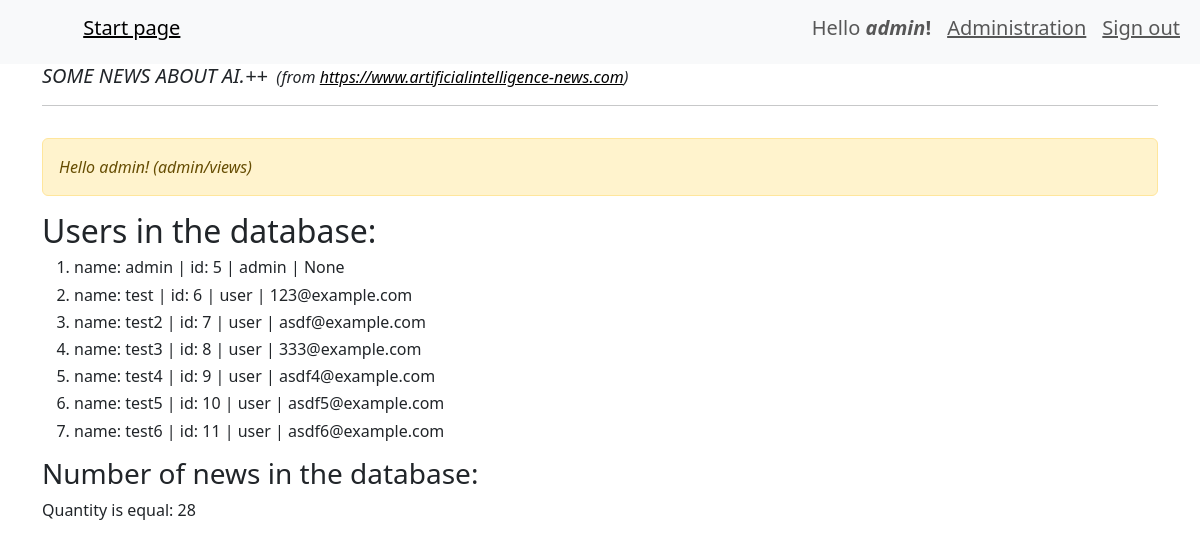
/admin/ (signed in), run on an earlier commit of the app's database.
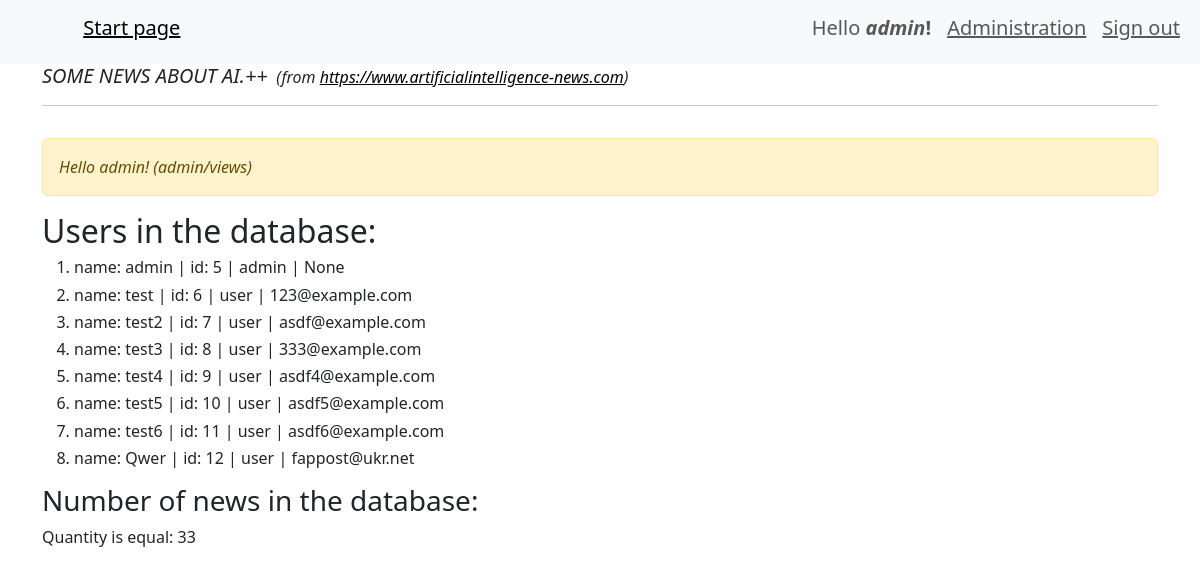
And on a later commit of the database.
### webapp/user/models.py (models this page shows, shortened)
class User(db.Model, UserMixin):
    id = db.Column(db.Integer, primary_key=True)
    username = db.Column(db.String(64), index=True, unique=True)
    password = db.Column(db.String(128))
    role = db.Column(db.String(10), index=True)
    email = db.Column(db.String(50))
    @property
    def is_admin(self):
        return self.role == 'admin'

### webapp/admin/views.py (the view)
@blueprint.route('/')
@admin_required
def admin_index():
    if current_user.is_admin:
        flash('Hello admin! (admin/views)')
        title = 'This page is for Administrators only'
        name_user = User.query.filter(User.username.isnot(None)).all()
        news_count = News.query.filter(News.text.isnot(None)).count()
        return render_template('admin/info.html', page_title=title, name_user=name_user, news_count=news_count)
    else:
        flash("You aren't admin.")

### webapp/__init__.py (called while the page is built)
def create_app():
    app = Flask(__name__)                   # create Flask's object
    app.config.from_pyfile('config.py')     # load config.py -> .config + .from_pyfile
    db.init_app(app)                        # initialisation db object (App)
    migrate = Migrate(app, db)              # create object migrate for DB
    login_manager = LoginManager()          # create logMan's object
    login_manager.init_app(app)             # initialisation object
    login_manager.login_view = 'user.login' # name function for this object
    app.register_blueprint(admin_blueprint)
    app.register_blueprint(news_blueprint)
    app.register_blueprint(user_blueprint)   # inithialization user_blueprint
    @login_manager.user_loader
    def load_user(user_id):
        return User.query.get(user_id)
    return app

### webapp/templates/admin/info.html (shortened to what this page needs)
{% extends "base.html" %}
{% block content %}
    <div class='row'>
        <div class='col-12'>
            {% include('messages.html') %}
            <h2>Users in the database:</h2>
            <ol>
            {%for n_users in name_user:%}
            <h6><li>
                <div class="fixed-spaces">
                name: {{n_users.username}}  | id: {{n_users.id}} | {{n_users.role}} | {{n_users.email}}</div>
            </li></h6>
            {%endfor%}
            </ol>
            <h3>Number of news in the database:</h3>
            {%if news_count %}
                Quantity is equal: {{ news_count }}
            {% endif %}
        </div>
    </div>
{% endblock %}

### webapp/templates/base.html (shortened to what this page needs)
<!doctype html>
<html lang="en">
  <head>
    <link href="https://cdn.jsdelivr.net/npm/bootstrap@5.3.0-alpha3/dist/css/bootstrap.min.css" rel="stylesheet">
    <link rel="stylesheet" href="{{ url_for('static', filename='style.css') }}">
    <link     href="//cdnjs.cloudflare.com/ajax/libs/highlight.js/9.13.1/styles/monokai-sublime.min.css" rel="stylesheet" >
  </head>
  <body>
    {%  include 'menu.html' %}
    <div class="container">
        <h6 style="display: inline; margin: 0;"><em><h5 style="display: inline; margin: 0;"><em>SOME NEWS ABOUT AI.++</em></h5></em></em></h6>&nbsp;&nbsp;<em>(from <a href="https://www.artificialintelligence-news.com" style="color: black;">https://www.artificialintelligence-news.com</a>)</em><hr/>
         {% block content %}{% endblock %}
    </div>
  </body>

### webapp/templates/menu.html (shortened to what this page needs)
<nav class="navbar navbar-expand-lg bg-body-tertiary">
  <div class="container-fluid">
  <h6><a class="navbar-brand" href="#"><em>&nbsp;&nbsp;&nbsp;&nbsp;&nbsp;&nbsp;</em></a></h6>
    <div class="collapse navbar-collapse" id="navbarSupportedContent">
      <ul class="navbar-nav me-auto mb-2 mb-lg-0">
        <li class="nav-item">
          <a class="nav-link active" aria-current="page" href="/"><u>                 </u></a>
        </li>
        <li class="nav-item">
          <h5><a class="nav-link active" aria-current="page" href="/"><u>Start page</u></a></h5>
        </li>
      </ul>
      <ul class="navbar-nav">
        {% if current_user.is_authenticated %}
          <li class="nav-item">
            <h5><span class="nav-link">Hello <strong><em>{{ current_user.username }}</em>!</strong></span></h5>
          </li>
          {% if current_user.is_admin %}
            <li class="nav-item">
              <h5><a class="nav-link" href="{{ url_for('admin.admin_index', next=request.full_path) }}"><u>Administration</u></a></h5>
            </li>
          {% endif %}
          <li class="nav-item">
            <h5><a class="nav-link" href="{{ url_for('user.logout', next=request.full_path) }}"><u>Sign out</u></a></h5>
          </li>
        {% endif %}
      </ul>
    </div>
  </div>
</nav>

### webapp/templates/messages.html
{% with messages = get_flashed_messages() %}
    {% if messages %}
    <p><em>
    <div class='alert alert-warning' role='alert'>
        {% for message in messages %}
            {{ message }}<br>
        {% endfor %}
    </div>
    </em></p>
    {% endif %}
{% endwith %}

What changed in the data, as far as the page shows it:
added User: username "Qwer", id "12", role "user", email "fappost@ukr.net"
Also different on the page:
{{ news_count }}: "28" → "33"
